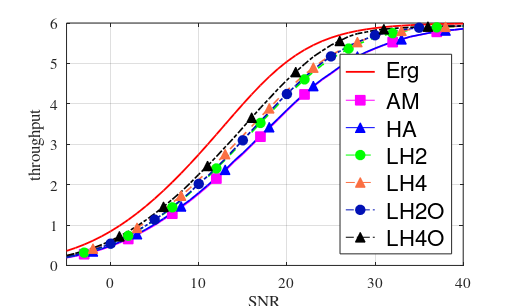

Here is the MATLAB script that generated this plot:
% optimization of modulation in each instantaneous snr

clc;
clear;
%clf;
colour_peach = [251 111 66] ./ 255;
colour_darkblue = [1 17 181] ./ 255;
figure(1)

load Er_MI_64QAM.mat

plot(SNR,Er_MI_64QAM_fading,'r','linewidth',1.3)

hold on 
plot(10,10,'-sm','markerfacecolor','m','MarkerSize',7)
plot(10,10,'-^b','markerfacecolor','b','MarkerSize',7)
plot(10,10,'--og','markerfacecolor','g','MarkerSize',7)
plot(10,10,'--^','Color',colour_peach,'MarkerEdgeColor',colour_peach,'markerfacecolor',colour_peach,'MarkerSize',7)
plot(10,10,'-.o','Color',colour_darkblue,'MarkerEdgeColor',colour_darkblue,'markerfacecolor',colour_darkblue,'MarkerSize',7)
plot(10,10,'-.^k','markerfacecolor','k','MarkerSize',7)
hold on

load LHARQ_translated_AMC_policy_16_64QAM_K_2_Perfect_Decoding_continuous_R_dop_0.1_rho_0.8_V_LHARQ_Correct.mat

throughput_lharq_delta_1_K_2=throughput_lharq_delta(1,:);
throughput_lharq_K_2= throughput_lharq(1,:);
%

% corrected L-HARQ, problem of renewal-reward K=4
load LHARQ_translated_AMC_policy_16_64QAM_K_4_Perfect_Decoding_continuous_R_dop_0.1_rho_0.8_V_LHARQ_Correct.mat

%L-HARQ throughput with AMC_policy
throughput_lharq_delta_1_K_4=throughput_lharq_delta(1,:);
%L-HARQ throughput with optimal delta
throughput_lharq_K_4=throughput_lharq(1,:);

%


load LHARQ_AMC_policy_16_64QAM_Perfect_Decoding_continuous_R_dop_0.1rho_0.8_V_leger.mat

plot(SNRdB,throughput_harq(1,:),'-m','linewidth',1.2)
amrk1=throughput_harq(1,(3:5:end-2));

plot(SNRdB,throughput_harq(4,:),'-b','linewidth',1.2)
amrk2=throughput_harq(4,(4:5:end-2));


plot(SNRdB(3:5:end-2),amrk1,'sm','markerfacecolor','m','MarkerSize',7)

plot(SNRdB(4:5:end-2),amrk2,'^b','markerfacecolor','b','MarkerSize',7)

%%

plot(SNRdB,throughput_lharq_delta_1_K_2,'--g','linewidth',1.2)
amrk1=throughput_lharq_delta_1_K_2(3:5:end-2);

plot(SNRdB,throughput_lharq_delta_1_K_4,'--','Color',colour_peach,'linewidth',1.2)
amrk2=throughput_lharq_delta_1_K_4(4:5:end-2);


%load LHARQ_translated_AMC_policy_16QAM_Perfect_Decoding_continuous_R_dop_0.1rho_0.8_V_leger.mat

plot(SNRdB,throughput_lharq_K_2,'-.','Color',colour_darkblue,'linewidth',1.2)
amrk11=throughput_lharq_K_2(6:5:end-2);

plot(SNRdB,throughput_lharq_K_4,'-.k','linewidth',1.2)
amrk22=throughput_lharq_K_4(7:5:end-2);

plot(SNRdB(3:5:end-2),amrk1,'og','markerfacecolor','g','MarkerSize',7)

plot(SNRdB(4:5:end-2),amrk2,'^','MarkerEdgeColor',colour_peach,'markerfacecolor',colour_peach,'MarkerSize',7)

plot(SNRdB(6:5:end-2),amrk11,'o','MarkerEdgeColor',colour_darkblue,'markerfacecolor',colour_darkblue,'MarkerSize',7)

plot(SNRdB(7:5:end-2),amrk22,'^k','markerfacecolor','k','MarkerSize',7)




xlabel('SNR')
ylabel('throughput')

grid

legend(' Erg',' AM',' HA',' LH2',' LH4',' LH2O',' LH4O','Location','SouthEast')
axis([-5 40 0 6])

set(gca,'fontsize',11)
ll=legend;
set(ll,'FontSize',16);
%set(gcf,'PaperPositionMode','manual');

set(gcf,'PaperUnits','centimeters');
lar=512;
lon=2*lar/(1.1+sqrt(5));
set(gcf,'Position',[384 874 lar lon]);
set(gcf,'PaperPosition',[1.19 16 1.19 16]);
set(gca,'fontName','Times')
set(gcf,'PaperPositionMode','auto');




name_figure = 'LHARQ_rho80_16_64_QAM';
print('-depsc','-r300',name_figure)

